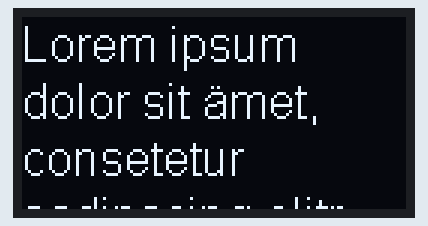
This sketch was run on a simulated ESP8266 (NodeMCU). Parts: 128×64 one-colour display.

Above: at 0.1 s.

The sketch:

Test_Oled-4.ino
```cpp
// (licence header left out)
// Include the correct display library
// For a connection via I2C using Wire include
#include <Wire.h>  // Only needed for Arduino 1.6.5 and earlier
#include "SSD1306Wire.h" // legacy include: `#include "SSD1306.h"`
// or #include "SH1106Wire.h", legacy include: `#include "SH1106.h"`
// For a connection via I2C using brzo_i2c (must be installed) include
// #include <brzo_i2c.h> // Only needed for Arduino 1.6.5 and earlier
// #include "SSD1306Brzo.h"
// #include "SH1106Brzo.h"
// For a connection via SPI include
// #include <SPI.h> // Only needed for Arduino 1.6.5 and earlier
// #include "SSD1306Spi.h"
// #include "SH1106Spi.h"

// Use the corresponding display class:

// Initialize the OLED display using SPI
// D5 -> CLK
// D7 -> MOSI (DOUT)
// D0 -> RES
// D2 -> DC
// D8 -> CS
// SSD1306Spi        display(D0, D2, D8);
// or
// SH1106Spi         display(D0, D2);

// Initialize the OLED display using brzo_i2c
// D3 -> SDA
// D5 -> SCL
// SSD1306Brzo display(0x3c, D3, D5);
// or
// SH1106Brzo  display(0x3c, D3, D5);

// Initialize the OLED display using Wire library
SSD1306Wire display(0x3c, SDA, SCL);   // ADDRESS, SDA, SCL  -  SDA and SCL usually populate automatically based on your board's pins_arduino.h e.g. https://github.com/esp8266/Arduino/blob/master/variants/nodemcu/pins_arduino.h
// SH1106Wire display(0x3c, SDA, SCL);

// UTF-8 sprinkled within, because it tests special conditions in the char-counting code
const String loremipsum = "Lorem ipsum dolor sit ämet, "
  "consetetur sadipscing elitr, sed diam nonümy eirmöd "
  "tempor invidunt ut labore et dolore mägnä aliquyam erat, "
  "sed diam voluptua. At vero eos et accusam et justo duo "
  "dolores et ea rebum. Stet clita kasd gubergren, no sea "
  "takimata sanctus est Lorem ipsum dolor sit amet. "
  "äöü-ÄÖÜ/ß€é/çØ.";

void setup() {
  display.init();
  display.setContrast(255);
  display.setTextAlignment(TEXT_ALIGN_LEFT);
  display.setFont(ArialMT_Plain_16);
  display.display();
}

void loop() {
  static uint16_t start_at = 0;
  display.clear();
  uint16_t firstline = display.drawStringMaxWidth(0, 0, 128, loremipsum.substring(start_at));
  display.display();
  if (firstline != 0) {
    start_at += firstline;
  } else {
    start_at = 0;
    delay(1000); // additional pause before going back to start
  }
  delay(1000);
}
```
